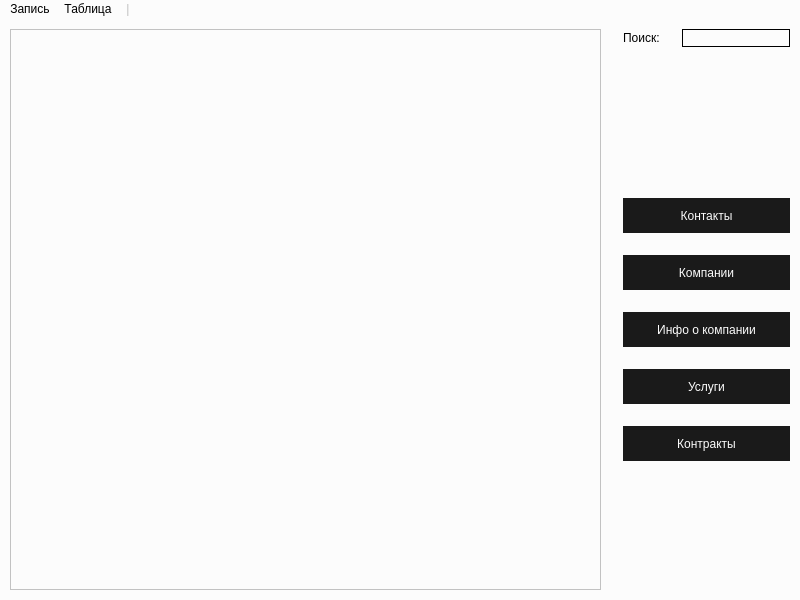
<?xml version="1.0" encoding="UTF-8"?>
<ui version="4.0">
 <class>OTables</class>
 <widget class="QMainWindow" name="OTables">
  <property name="geometry">
   <rect>
    <x>0</x>
    <y>0</y>
    <width>800</width>
    <height>600</height>
   </rect>
  </property>
  <property name="windowTitle">
   <string>B2B-Creative</string>
  </property>
  <property name="styleSheet">
   <string notr="true">background-color: #fcfcfc;</string>
  </property>
  <widget class="QWidget" name="centralwidget">
   <property name="locale">
    <locale language="Russian" country="Russia"/>
   </property>
   <layout class="QHBoxLayout" name="horizontalLayout_2" stretch="1,0">
    <property name="spacing">
     <number>22</number>
    </property>
    <property name="leftMargin">
     <number>10</number>
    </property>
    <property name="topMargin">
     <number>10</number>
    </property>
    <property name="rightMargin">
     <number>10</number>
    </property>
    <property name="bottomMargin">
     <number>10</number>
    </property>
    <item>
     <widget class="QTableView" name="tableView">
      <property name="styleSheet">
       <string notr="true">background-color: #fcfcfc;</string>
      </property>
     </widget>
    </item>
    <item>
     <layout class="QVBoxLayout" name="verticalLayout" stretch="1,1,2,2,2,2,2,1">
      <item>
       <layout class="QHBoxLayout" name="horizontalLayout">
        <property name="sizeConstraint">
         <enum>QLayout::SetDefaultConstraint</enum>
        </property>
        <item>
         <widget class="QLabel" name="labelSearch">
          <property name="text">
           <string>Поиск:</string>
          </property>
         </widget>
        </item>
        <item>
         <widget class="QLineEdit" name="lineEditSearch">
          <property name="styleSheet">
           <string notr="true">border-color: #1a1a1a;
border: 1px solid;

background-color: transparent;
</string>
          </property>
         </widget>
        </item>
       </layout>
      </item>
      <item>
       <spacer name="verticalSpacer_2">
        <property name="orientation">
         <enum>Qt::Vertical</enum>
        </property>
        <property name="sizeHint" stdset="0">
         <size>
          <width>20</width>
          <height>40</height>
         </size>
        </property>
       </spacer>
      </item>
      <item>
       <widget class="QPushButton" name="pushButtonContacts">
        <property name="minimumSize">
         <size>
          <width>0</width>
          <height>35</height>
         </size>
        </property>
        <property name="styleSheet">
         <string notr="true">background-color: #1a1a1a;

border: none;
color: #fcfcfc;
text-align: center;</string>
        </property>
        <property name="text">
         <string>Контакты</string>
        </property>
       </widget>
      </item>
      <item>
       <widget class="QPushButton" name="pushButtonCompanies">
        <property name="minimumSize">
         <size>
          <width>0</width>
          <height>35</height>
         </size>
        </property>
        <property name="styleSheet">
         <string notr="true">background-color: #1a1a1a;

border: none;
color: #fcfcfc;
text-align: center;</string>
        </property>
        <property name="text">
         <string>Компании</string>
        </property>
       </widget>
      </item>
      <item>
       <widget class="QPushButton" name="pushButtonInfo">
        <property name="minimumSize">
         <size>
          <width>0</width>
          <height>35</height>
         </size>
        </property>
        <property name="styleSheet">
         <string notr="true">background-color: #1a1a1a;

border: none;
color: #fcfcfc;
text-align: center;</string>
        </property>
        <property name="text">
         <string>Инфо о компании</string>
        </property>
       </widget>
      </item>
      <item>
       <widget class="QPushButton" name="pushButtonServices">
        <property name="minimumSize">
         <size>
          <width>0</width>
          <height>35</height>
         </size>
        </property>
        <property name="styleSheet">
         <string notr="true">background-color: #1a1a1a;

border: none;
color: #fcfcfc;
text-align: center;</string>
        </property>
        <property name="text">
         <string>Услуги</string>
        </property>
       </widget>
      </item>
      <item>
       <widget class="QPushButton" name="pushButtonContracts">
        <property name="minimumSize">
         <size>
          <width>0</width>
          <height>35</height>
         </size>
        </property>
        <property name="styleSheet">
         <string notr="true">background-color: #1a1a1a;

border: none;
color: #fcfcfc;
text-align: center;</string>
        </property>
        <property name="text">
         <string>Контракты</string>
        </property>
       </widget>
      </item>
      <item>
       <spacer name="verticalSpacer">
        <property name="orientation">
         <enum>Qt::Vertical</enum>
        </property>
        <property name="sizeHint" stdset="0">
         <size>
          <width>20</width>
          <height>40</height>
         </size>
        </property>
       </spacer>
      </item>
     </layout>
    </item>
   </layout>
  </widget>
  <widget class="QMenuBar" name="menubar">
   <property name="geometry">
    <rect>
     <x>0</x>
     <y>0</y>
     <width>800</width>
     <height>29</height>
    </rect>
   </property>
   <widget class="QMenu" name="menuEntry">
    <property name="styleSheet">
     <string notr="true">QMenu::item:selected {
    background-color: #c9c9c9;
	color: #000
}</string>
    </property>
    <property name="locale">
     <locale language="Russian" country="Russia"/>
    </property>
    <property name="title">
     <string>Запись</string>
    </property>
    <addaction name="actionAddEntry"/>
    <addaction name="actionEditEntry"/>
    <addaction name="actionDelEntry"/>
   </widget>
   <widget class="QMenu" name="menuTable">
    <property name="styleSheet">
     <string notr="true">QMenu::item:selected {
    background-color: #c9c9c9;
	color: #000
}</string>
    </property>
    <property name="title">
     <string>Таблица</string>
    </property>
    <addaction name="actionImportTable"/>
    <addaction name="actionExportTable"/>
   </widget>
   <widget class="QMenu" name="menuSep">
    <property name="enabled">
     <bool>false</bool>
    </property>
    <property name="tearOffEnabled">
     <bool>false</bool>
    </property>
    <property name="title">
     <string>|</string>
    </property>
    <property name="separatorsCollapsible">
     <bool>true</bool>
    </property>
    <property name="toolTipsVisible">
     <bool>false</bool>
    </property>
   </widget>
   <addaction name="menuEntry"/>
   <addaction name="menuTable"/>
   <addaction name="menuSep"/>
  </widget>
  <action name="actionAddEntry">
   <property name="text">
    <string>Добавить...</string>
   </property>
   <property name="shortcut">
    <string>Ctrl+A</string>
   </property>
  </action>
  <action name="actionEditEntry">
   <property name="text">
    <string>Изменить...</string>
   </property>
   <property name="shortcut">
    <string>Ctrl+E</string>
   </property>
  </action>
  <action name="actionDelEntry">
   <property name="text">
    <string>Удалить...</string>
   </property>
   <property name="shortcut">
    <string>Ctrl+D</string>
   </property>
  </action>
  <action name="actionImportTable">
   <property name="text">
    <string>Импорт...</string>
   </property>
   <property name="shortcut">
    <string>Ctrl+I</string>
   </property>
  </action>
  <action name="actionExportTable">
   <property name="text">
    <string>Экспорт...</string>
   </property>
   <property name="shortcut">
    <string>Ctrl+X</string>
   </property>
  </action>
 </widget>
 <resources/>
 <connections/>
</ui>
